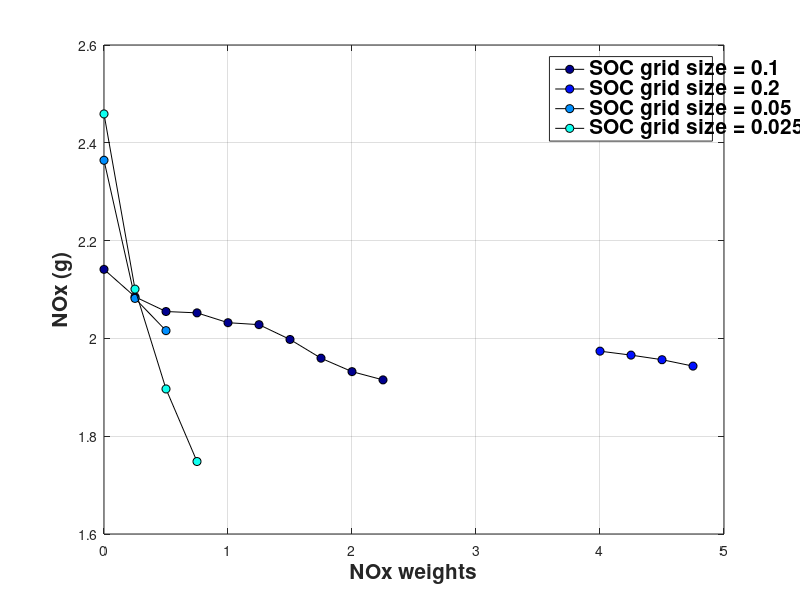
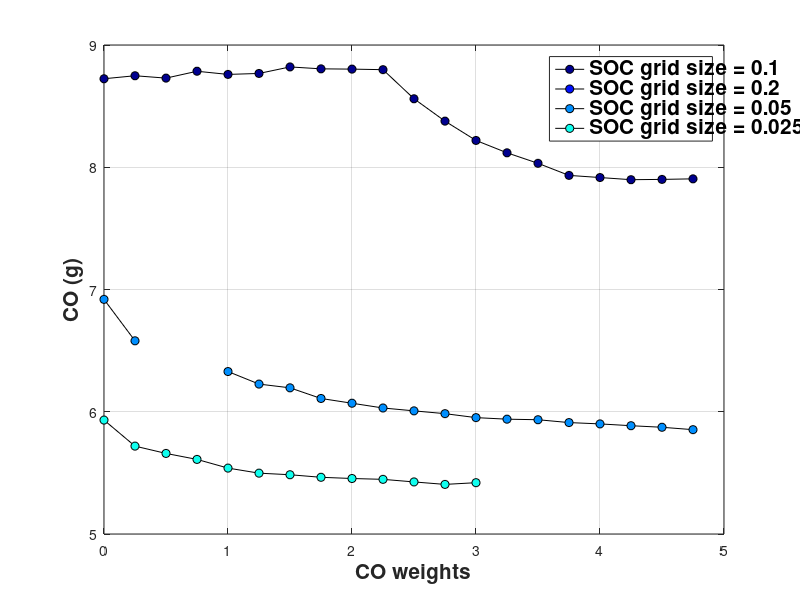
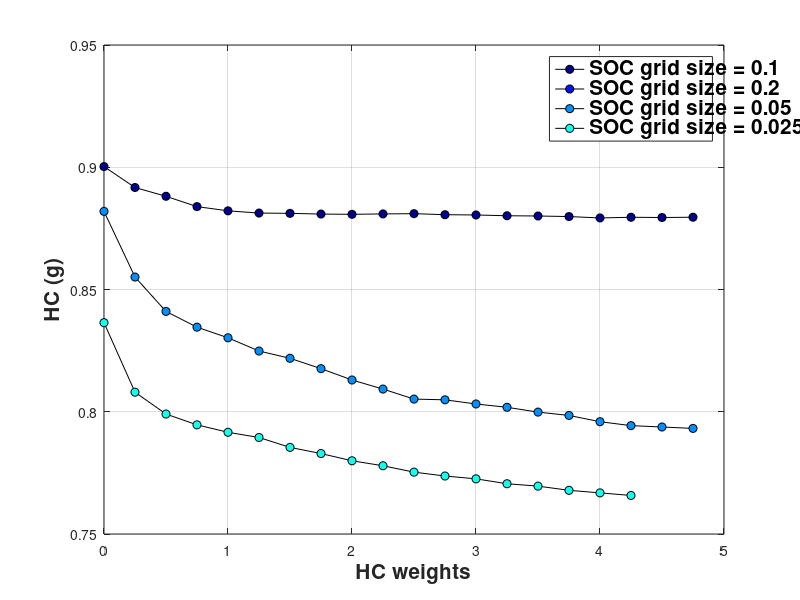
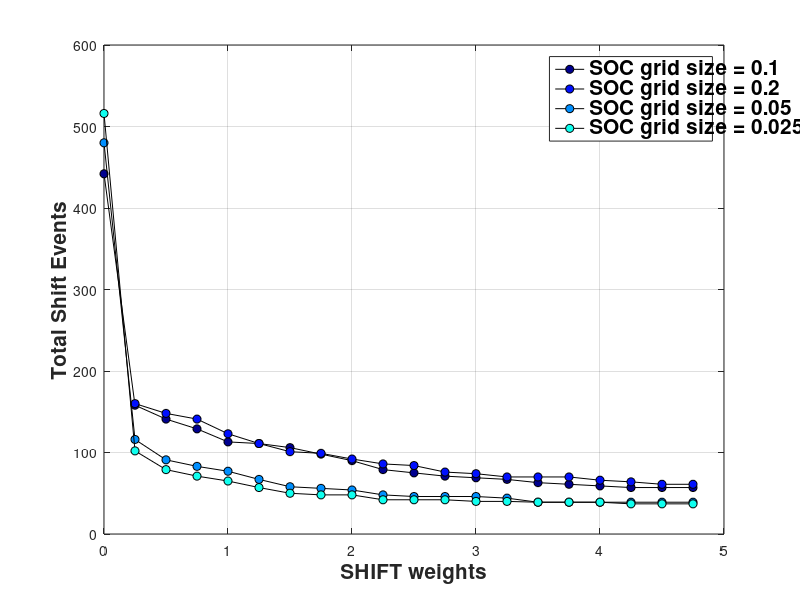

Reproduce these figures in MATLAB, in order.
clear;
clf;
close all;
C = jet;
h = 14;
r=6;
t = 10;
q = 7;  % For colors
start = 1;
stop = 10;
for i = [start, 2,3,4];
    if i == 1
        load SOC_grid_0_1_trq_1_Nm;
        c = 'SOC grid size = 0.1';
    elseif i == 2
        load SOC_grid_0_2_trq_1_Nm;
        c = 'SOC grid size = 0.2';
    elseif i == 3
        load SOC_grid_0_05_trq_1_Nm;
        c = 'SOC grid size = 0.05';
    elseif i == 4
        load SOC_grid_0_025_trq_1_Nm;
        c = 'SOC grid size = 0.025';
    elseif i == 5
        load SOC_grid_0005_trq_1_NM_HWFET;
        c = 'SOC grid = 0.0005';
    elseif i == 6
        load SOC_grid_00025_trq_1_NM_HWFET;
        c = 'SOC grid = 0.00025';
    elseif i == 7
        load SOC_grid_000125_trq_1_NM_HWFET;
        c = 'SOC grid = 0.000125';
    elseif i == 8
        load SOC_grid_0005_interp;
        c = '0.0005 lin. interp.';
    elseif i == 9
        load SOC_grid_005_interp_cubic;
        c = '0.005 cubic interp.';
    elseif i == 10
        load SOC_grid_0005_interp_cubic;
        c = '0.0005 cubic. interp.';
    elseif i == 11;
        load SOC_grid_005_interp_full_cyc;
        c = '0.005 line. interp FULL';
    elseif i == 12;
        load SOC_grid_005_interp_lower_weights;
        c = '0.005 line. interp Lower weights';
    elseif i == 13;
        load SOC_grid_005_interp_full_cyc_smooth;
        c = '0.005 line. interp Full CYC Smoothed Data';
    else
        load SOC_grid_001_interp_full_cyc_smooth;
        c = '0.001 line. interp Full CYC Smoothed Data';
    end
    
    if i == start
        leg = {c};
        a = 1;
    else
        leg = {leg{1:a}, c};
        a = a+1;
    end
    
    figure(1)
    plot(result.a1(1,:),result.NOx(1,:),'-ko',...
        'LineWidth',0.5,...
        'MarkerEdgeColor','k',...
        'MarkerFaceColor',C(a+(a-1)*q,:),...
        'MarkerSize',r)
    grid on
    ylabel('NOx (g)')
    xlabel('NOx weights')
    legend(leg{1:a})
    set(findall(gcf,'type','text'),'FontSize',15,'fontWeight','bold')
    hold on
    
    figure(2)
    plot(result.a2(2,:),result.CO(2,:),'-ko',...
        'LineWidth',0.5,...
        'MarkerEdgeColor','k',...
        'MarkerFaceColor',C(a+(a-1)*q,:),...
        'MarkerSize',r)
    grid on
    ylabel('CO (g)')
    xlabel('CO weights')
    legend(leg{1:a})
    set(findall(gcf,'type','text'),'FontSize',15,'fontWeight','bold')
    hold on
    
    figure(3)
    plot(result.a3(3,:),result.HC(3,:),'-ko',...
        'LineWidth',0.5,...
        'MarkerEdgeColor','k',...
        'MarkerFaceColor',C(a+(a-1)*q,:),...
        'MarkerSize',r)
    grid on
    ylabel('HC (g)')
    xlabel('HC weights')
    legend(leg{1:a})
    set(findall(gcf,'type','text'),'FontSize',15,'fontWeight','bold')
    hold on
    
    figure(4)
    plot(result.shift(4,:),result.SE(4,:),'-ko',...
        'LineWidth',0.5,...
        'MarkerEdgeColor','k',...
        'MarkerFaceColor',C(a+(a-1)*q,:),...
        'MarkerSize',r)
    grid on
    ylabel('Total Shift Events')
    xlabel('SHIFT weights')
    legend(leg{1:a})
    set(findall(gcf,'type','text'),'FontSize',15,'fontWeight','bold')
    hold on
    
    figure(5)
    plot(result.eng(5,:),result.EE(5,:),'-ko',...
        'LineWidth',0.5,...
        'MarkerEdgeColor','k',...
        'MarkerFaceColor',C(a+(a-1)*q,:),...
        'MarkerSize',r)
    grid on
    ylabel('Total Engine Events')
    xlabel('ENG weights')
    legend(leg{1:a})
    set(findall(gcf,'type','text'),'FontSize',15,'fontWeight','bold')
    hold on
        
    figure(6)
    plot(result.clutch(6,:),result.CE(6,:),'-ko',...
        'LineWidth',0.5,...
        'MarkerEdgeColor','k',...
        'MarkerFaceColor',C(a+(a-1)*q,:),...
        'MarkerSize',r)
    grid on
    ylabel('Total Engine Events')
    xlabel('ENG weights')
    legend(leg{1:a})
    set(findall(gcf,'type','text'),'FontSize',15,'fontWeight','bold')
    hold on
end

hold off
set(findall(gcf,'type','text'),'FontSize',15,'fontWeight','bold')

